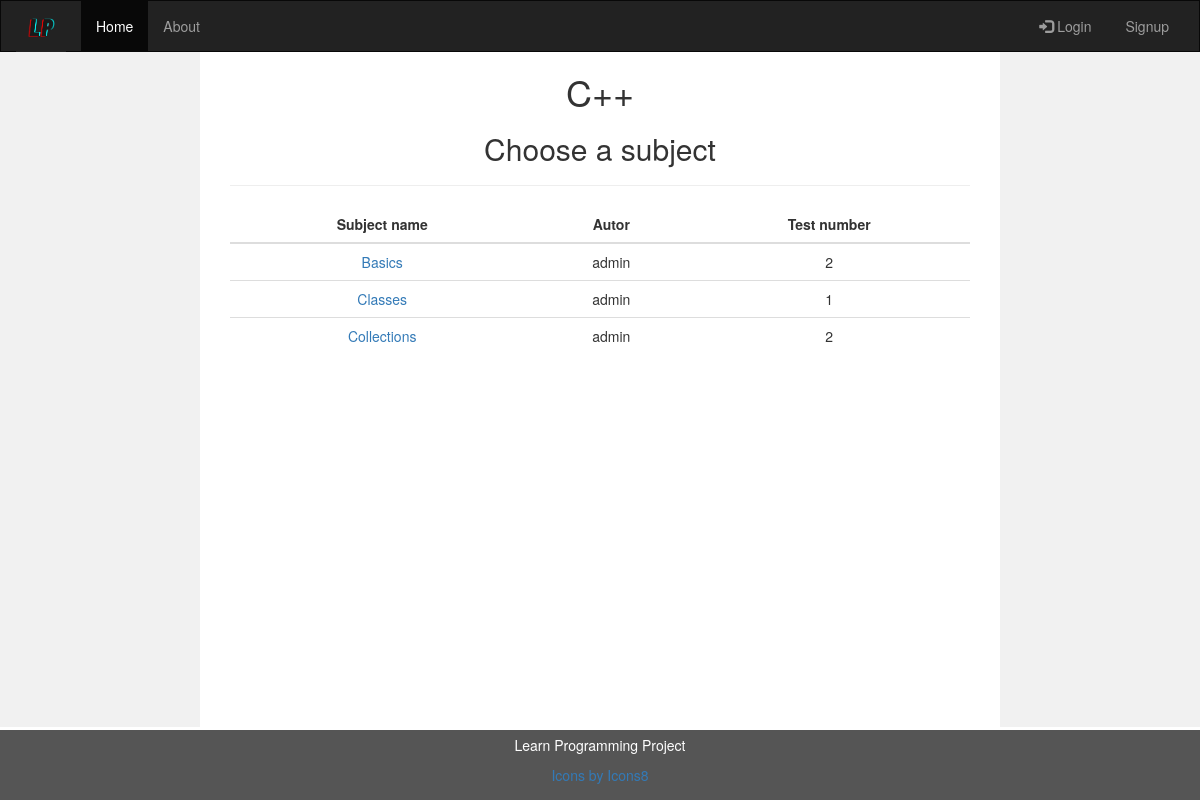
The page /programming_language/c on the database as committed earlier.
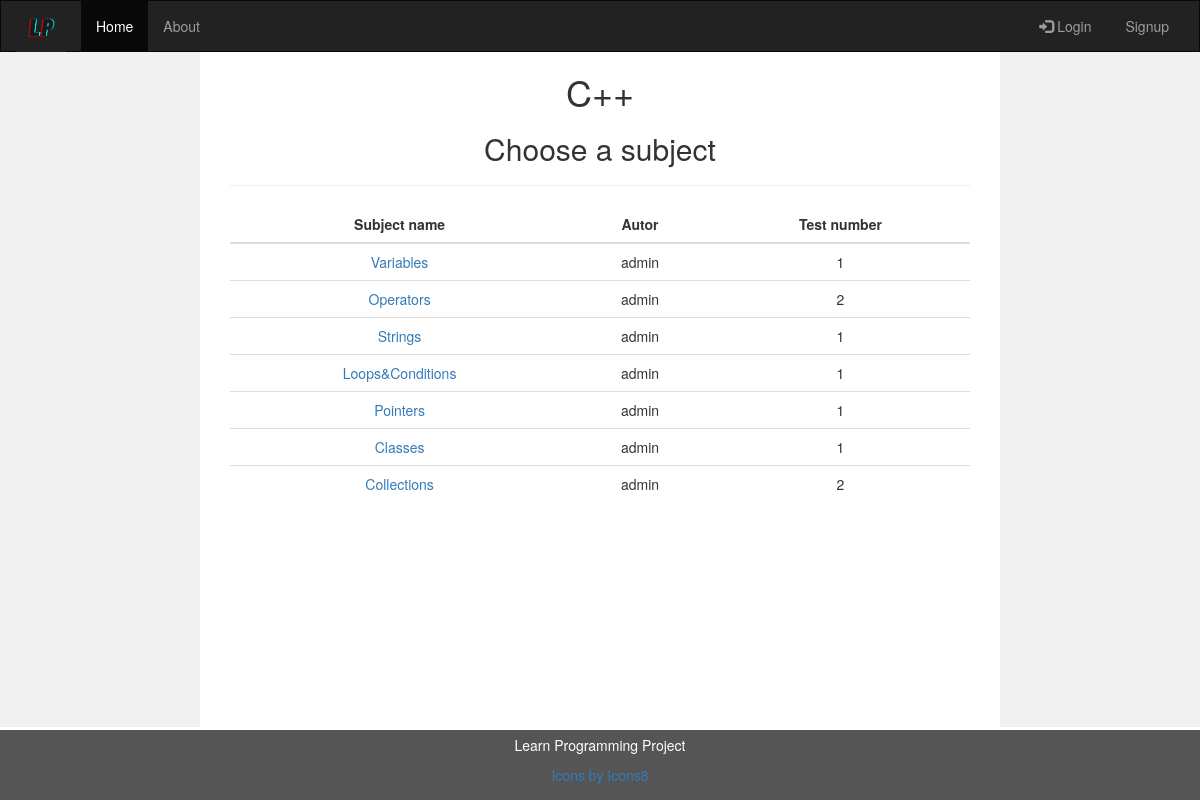
The same page on the database as committed later.
### learnProgramming/models.py (models this page shows, shortened)
class Programming_Language(models.Model):
    name = models.CharField(max_length=1000)
    slug = models.SlugField(max_length=1000, unique=True, blank=True, default="")
    icon = models.CharField(max_length=1000, blank=True, default="")

class Subject(models.Model):
    name = models.CharField(max_length=1000)
    author = models.ForeignKey(User, on_delete=models.SET_NULL, null=True)
    programming_lang = models.ForeignKey(Programming_Language, on_delete=models.SET_NULL, null=True)
    slug = models.SlugField(max_length=1000, unique=True, blank=True, default="")
    def get_absolute_path(self):
        return "/subject/"+self.slug

### learnProgramming/views.py (the view)
# urls.py: path('programming_language/<programming_lang_slug>', subjects_list_view, name='subjects_list_view'),
def subjects_list_view(request, programming_lang_slug):
    programming_lang = get_object_or_404(Programming_Language, slug=programming_lang_slug)
    subjects_list = Subject.objects.filter(programming_lang=programming_lang)
    return render(
        request,
        'learnProgramming/subjects_list.html',
        {
            'programming_lang' : programming_lang,
            'subjects_list' : subjects_list,
        }
    )

### learnProgramming/templates/learnProgramming/subjects_list.html (shortened to what this page needs)
{% extends "header/header.html" %}
{% block midle_content %}
  <h1>{{programming_lang.name}}</h1>
  <h2>Choose a subject</h2>
  <hr>
  {% if subjects_list %}
    <table class="table">
        <thead class="thead-light">
            <tr>
                <th>Subject name</th>
                <th>Autor</th>
                <th>Test number</th>
            </tr>
        </thead>
        <tbody>
        {% for subject in subjects_list %}
            <tr>
                <td><a href={{subject.get_absolute_path}}>{{subject.name}}</a></td>
                <td>{{subject.author}}</td>
                <td>{{subject.test_set.all.count}}</td>
            </tr>
        {% endfor %}
        </tbody>
    </table>
  {% endif %}
{% endblock %}

### learnProgramming/templates/header/header.html (shortened to what this page needs)
<!DOCTYPE html>
<html lang="en">
<head>
  <link rel="stylesheet" href="https://maxcdn.bootstrapcdn.com/bootstrap/3.4.1/css/bootstrap.min.css">
</head>
<body>
<nav class="navbar navbar-inverse">
  <div class="container-fluid">
    <div class="navbar-header">
      {% load static %}
      <a class="navbar-brand" href="#"> <img src="{% static 'learnProgramming/logo.png' %}" height="50px" width="50px" alt="logo" > </a>
    </div>
    <div class="collapse navbar-collapse" id="myNavbar">
      <ul class="nav navbar-nav">
        <li class="active"><a href="/">Home</a></li>
        <li><a href="{% url 'learnProgramming:about_view'%}">About</a></li>
      </ul>
      <ul class="nav navbar-nav navbar-right">
        {% if user.is_authenticated %}
          <li class="dropdown">
            <a href="#" class="dropdown-toggle" data-toggle="dropdown" role="button" aria-haspopup="true" aria-expanded="false">Profile <span class="caret"></span></a>
            <ul class="dropdown-menu">
              <li><a href="/user/profile"><span class="glyphicon glyphicon-user"></span> Profile</a></li>
              <li><a href="/user/edit_user"><span class="glyphicon glyphicon glyphicon-edit"></span> Edit Profile</a></li>
              <li><a href="/user/statistics"><span class="glyphicon glyphicon glyphicon-equalizer"></span> Statistics</a></li>
              <li><a href="/user/change_password"><span class="glyphicon"></span> Change password</a></li>
              <li role="separator" class="divider"></li>
              <li><a href="/user/delete_account"><span class="glyphicon glyphicon-remove"></span> Delete account</a></li>
              <li role="separator" class="divider"></li>
              <li><a href="/logout"><span class="glyphicon glyphicon-log-out"></span> Logout</a></li>
            </ul>
          </li>
        {% else %}
          <li><a href="/login"><span class="glyphicon glyphicon-log-in"></span> Login</a></li>
          <li><a href="/signup"> Signup</a></li>
        {% endif %}
      </ul>
    </div>
  </div>
</nav>
<div class="container-fluid text-center">
  <div class="row content">
    <div class="col-sm-2 sidenav">
    </div>
    <div class="col-sm-8 text-center">
        <div class="container-fluid">
          {% block midle_content %}
          {% endblock %}
        </div>
    </div>
    <div class="col-sm-2 sidenav">
    </div>
  </div>
</div>
<footer class="container-fluid text-center">
  <p>Learn Programming Project</p>
  <p><a href="https://icons8.com">Icons by Icons8</a></p>
</footer>
</body>
</html>

### learnProgramming/templates/header/header.html (style rules this page uses)
.navbar { margin-bottom: 0; border-radius: 0; }
.row.content { height: 450px }
.sidenav { padding-top: 20px; background-color: #f1f1f1; height: 150%; }
footer { position: absolute; bottom: 0; width: 100%; background-color: #555; color: white; padding: 5px; }
th { text-align: center; }

Rows that differ between the two databases and show on the page:
removed Subject: name "Basics", author "admin", test_set.all.count "2"
added Subject: name "Variables", author "admin", test_set.all.count "1"
added Subject: name "Operators", author "admin", test_set.all.count "2"
added Subject: name "Strings", author "admin", test_set.all.count "1"
added Subject: name "Loops&Conditions", author "admin", test_set.all.count "1"
added Subject: name "Pointers", author "admin", test_set.all.count "1"
